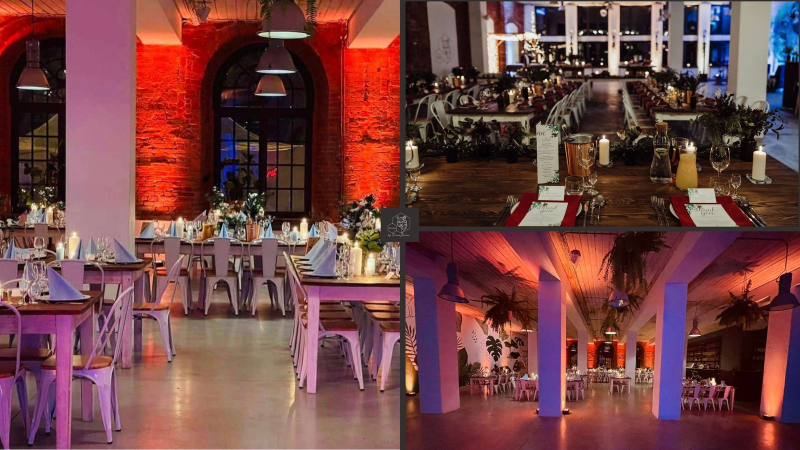
#> input picture deliverables/CFI_Hotels_Group_project_EN/assets/tektura-collage-base.jpg, 1600 x 900 px (shown at 1/2 size)
$ python render_newsletter_en.py
#> lines starting #> are read from the running program, lines starting #| are printed output that depends on the picture
from pathlib import Path

import fitz
from PIL import Image, ImageDraw, ImageFont, ImageOps


ROOT = Path(__file__).resolve().parents[1]
OUT = ROOT / "deliverables" / "CFI_Hotels_Group_project_EN"
ASSETS = OUT / "assets"

W = 1440
S = 2

INK = "#171612"
CHARCOAL = "#24211d"
CHOCOLATE = "#301d0d"
WOOD = "#6d543b"
PAPER = "#f1eadf"
PAPER_DEEP = "#e5d7c4"
COPPER = "#ad6f45"
COPPER_LIGHT = "#d4a47f"
WHITE = "#fffdf8"
MUTED_WHITE = "#d8d3ca"

FONT_DIR = Path(r"C:\Windows\Fonts")


def font(name: str, size: int) -> ImageFont.FreeTypeFont:
    return ImageFont.truetype(FONT_DIR / name, size)


F = {
    "sans_20": font("arial.ttf", 20),
    "sans_22": font("arial.ttf", 22),
    "sans_24": font("arial.ttf", 24),
    "sans_28": font("arial.ttf", 28),
    "sans_bold_13": font("arialbd.ttf", 13),
    "sans_bold_20": font("arialbd.ttf", 20),
    "sans_bold_24": font("arialbd.ttf", 24),
    "sans_bold_28": font("arialbd.ttf", 28),
    "serif_28": font("georgia.ttf", 28),
    "serif_38": font("georgia.ttf", 38),
    "serif_44": font("georgia.ttf", 44),
    "serif_52": font("georgia.ttf", 52),
    "serif_62": font("georgia.ttf", 62),
    "serif_82": font("georgia.ttf", 82),
    "serif_124": font("georgia.ttf", 124),
    "serif_italic_38": font("georgiai.ttf", 38),
    "serif_italic_44": font("georgiai.ttf", 44),
    "serif_italic_112": font("georgiai.ttf", 112),
}


def text_width(draw: ImageDraw.ImageDraw, text: str, text_font) -> float:
    box = draw.textbbox((0, 0), text, font=text_font)
    return box[2] - box[0]


# [34 lines left out: functions wrap, draw_wrapped, not called in this run]


def cover(path: Path, size: tuple[int, int], position=(0.5, 0.5)) -> Image.Image:
    image = Image.open(path).convert("RGB")
    return ImageOps.fit(image, size, method=Image.Resampling.LANCZOS, centering=position)


def letterspaced(draw, xy, text, text_font, fill, spacing=5):
    x, y = xy
    for char in text:
        draw.text((x, y), char, font=text_font, fill=fill)
        x += text_width(draw, char, text_font) + spacing


def wood_gradient(width: int, height: int) -> Image.Image:
    image = Image.new("RGB", (width, height), CHOCOLATE)
    gradient_draw = ImageDraw.Draw(image)
    start = (27, 16, 8)
    middle = (48, 29, 13)
    end = (109, 84, 59)
    for x in range(width):
        t = x / max(1, width - 1)
        if t <= 0.52:
            local = t / 0.52
            color = tuple(round(a + (b - a) * local) for a, b in zip(start, middle))
        else:
            local = (t - 0.52) / 0.48
            color = tuple(round(a + (b - a) * local) for a, b in zip(middle, end))
        gradient_draw.line((x, 0, x, height), fill=color)
    return image


def build_tektura_collage() -> None:
    base = Image.open(ASSETS / "tektura-collage-base.jpg").convert("RGB")
#> base is the input picture: PIL image 1600x900 RGB; mean R, G, B 114.8, 67.4, 67.4
    top_right_source = Image.open(ASSETS / "tektura-collage-top-right.png").convert("RGB")
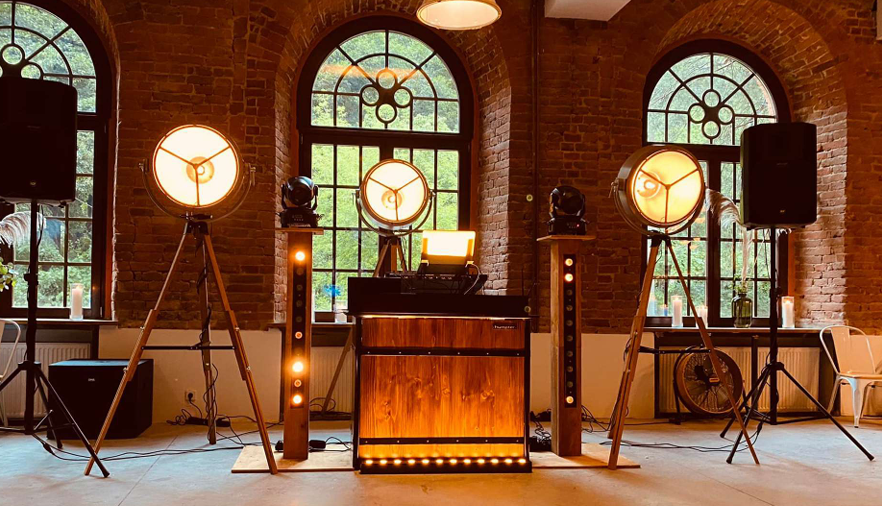
#> input picture deliverables/CFI_Hotels_Group_project_EN/assets/tektura-collage-top-right.png, 882 x 506 px
    bottom_right_source = Image.open(ASSETS / "tektura-collage-new.png").convert("RGB")
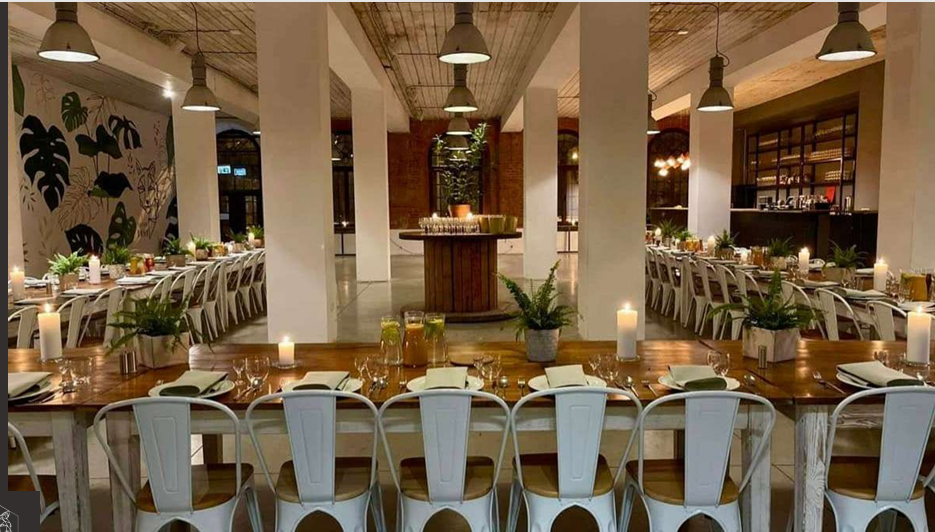
#> input picture deliverables/CFI_Hotels_Group_project_EN/assets/tektura-collage-new.png, 935 x 532 px

    top_right = ImageOps.fit(
        top_right_source,
        (800, 450),
        method=Image.Resampling.LANCZOS,
        centering=(0.5, 0.5),
    )

    # Remove the small mark in the source image's lower-left corner before fitting.
    source_w, source_h = bottom_right_source.size
    bottom_right_source = bottom_right_source.crop(
        (round(source_w * 0.043), 0, source_w, round(source_h * 0.945))
    )
#> bottom_right_source: PIL image 895x503 RGB
    bottom_right = ImageOps.fit(
        bottom_right_source,
        (800, 450),
        method=Image.Resampling.LANCZOS,
        centering=(0.5, 0.5),
    )

    # Replace both right-hand images while preserving the central logo tile.
    logo_tile = base.crop((766, 414, 840, 488))
    base.paste(top_right, (800, 0))
    base.paste(bottom_right, (800, 450))
    base.paste(logo_tile, (766, 414))
    base.save(ASSETS / "tektura-collage.jpg", quality=94, optimize=True)


def build_tektura_footer_collage() -> None:
    gap = 10
    collage_w = W
    collage_h = 540
    canvas = Image.new("RGB", (collage_w, collage_h), CHOCOLATE)
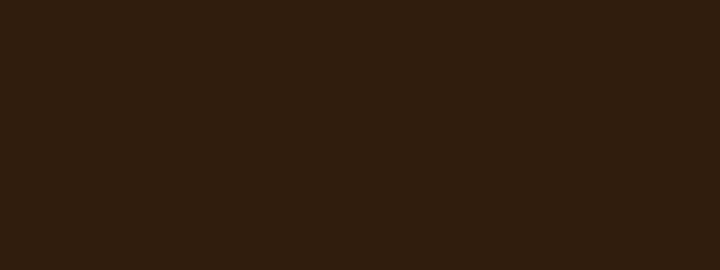
#> canvas: PIL image 1440x540 RGB (shown at 1/2 size); mean R, G, B 48, 29, 13

    paths = [
        "tektura-footer-bar.jpg",
        "tektura-footer-table.jpg",
        "tektura-footer-patio.jpg",
    ]
    images = [Image.open(ASSETS / path).convert("RGB") for path in paths]
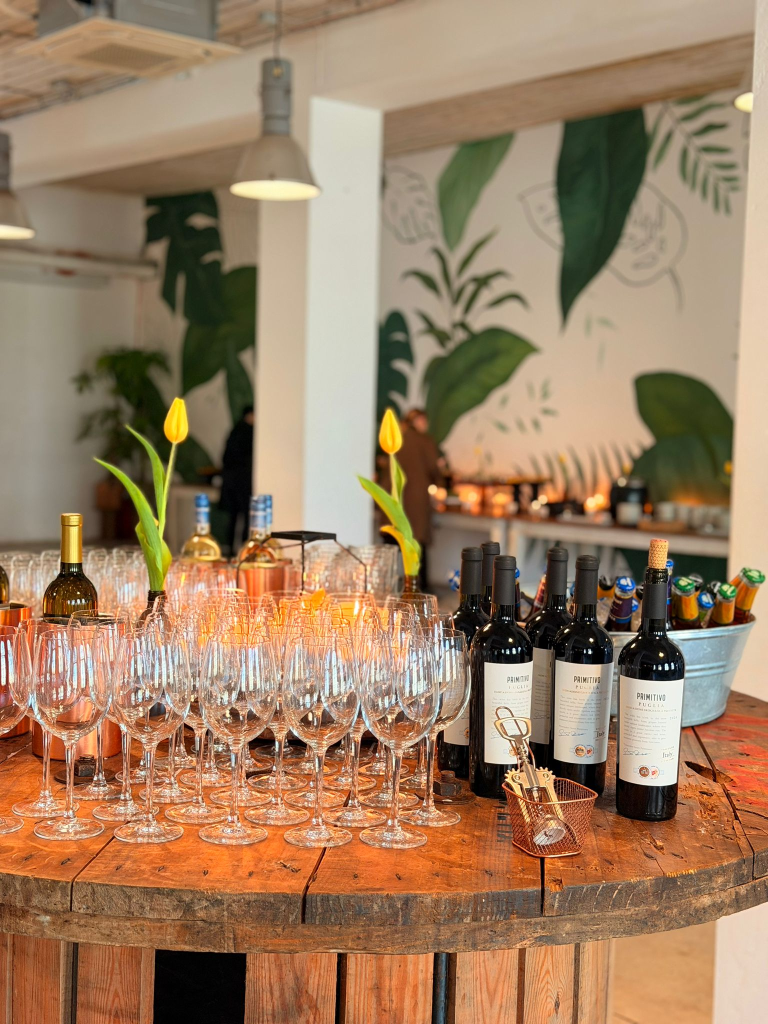
#> input picture deliverables/CFI_Hotels_Group_project_EN/assets/tektura-footer-bar.jpg, 1536 x 2048 px (shown at 1/2 size)
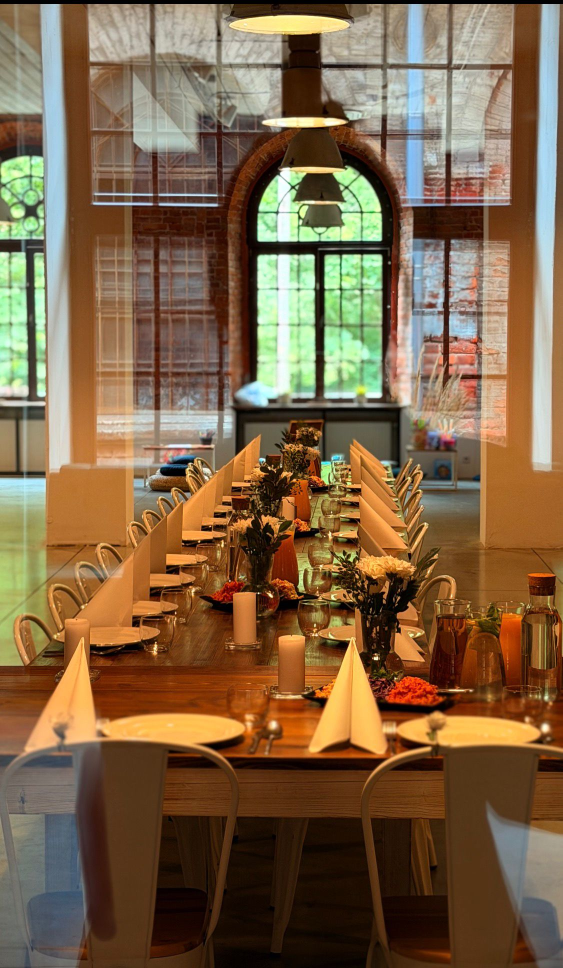
#> input picture deliverables/CFI_Hotels_Group_project_EN/assets/tektura-footer-table.jpg, 1125 x 1936 px (shown at 1/2 size)
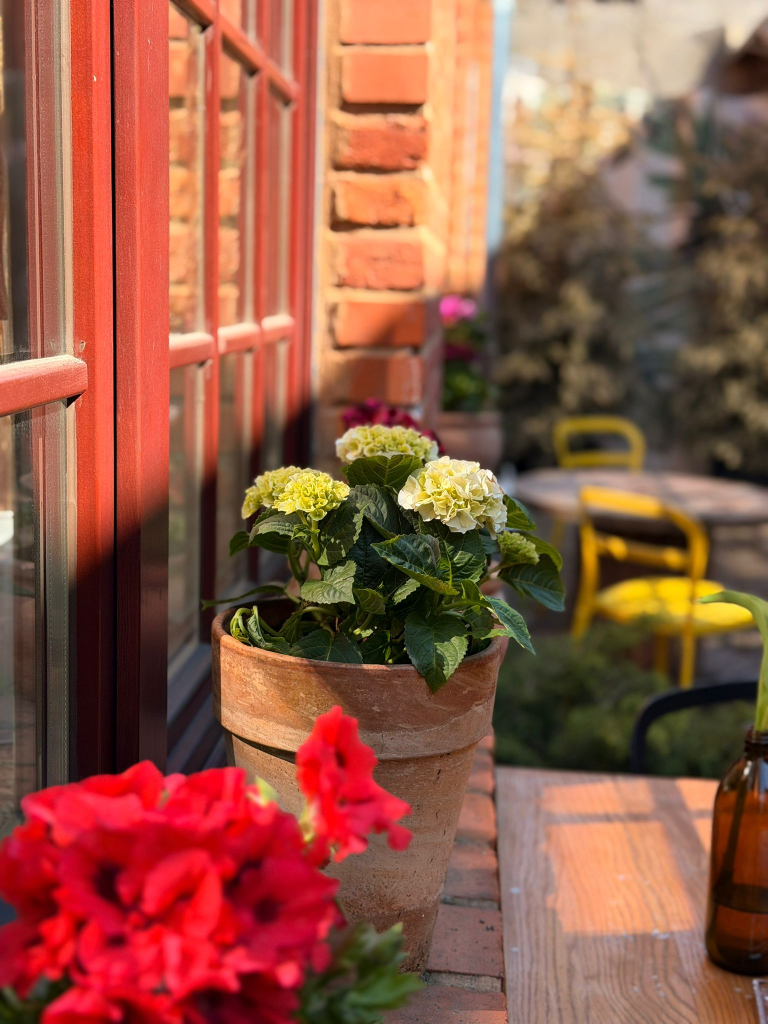
#> input picture deliverables/CFI_Hotels_Group_project_EN/assets/tektura-footer-patio.jpg, 1536 x 2048 px (shown at 1/2 size)
#> images = 3 items
    available_w = collage_w - gap * (len(images) - 1)
#> available_w = 1420
    aspects = [image.width / image.height for image in images]
#> aspects = [0.75, 0.581, 0.75]
    widths = [round(available_w * aspect / sum(aspects)) for aspect in aspects]
#> widths = [512, 397, 512]
    widths[-1] += available_w - sum(widths)

    x = 0
    for image, width in zip(images, widths):
        resized = image.resize((width, collage_h), Image.Resampling.LANCZOS)
        canvas.paste(resized, (x, 0))
        x += width + gap
#> this loop made 3 passes
#> (width, x) on passes 1 to 3: (512, 522), (397, 929), (511, 1450)
#> pass 1, in build_tektura_footer_collage, `resized = image.resize((width, collage_h), Image.Resampling.LANCZOS)`:
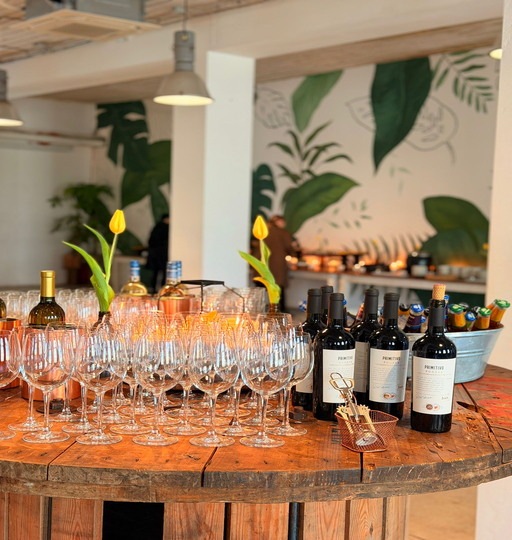
#> resized: PIL image 512x540 RGB; mean R, G, B 156.7, 126.7, 98
#> after the loop, x = 1450
#> (the rest of the program and of its run is left out)
